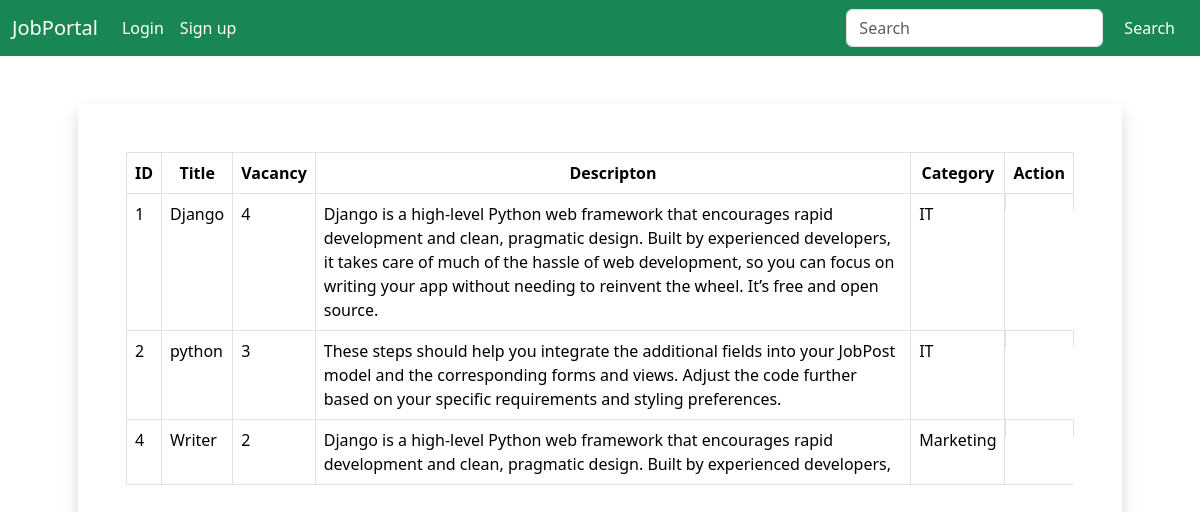
Screenshot of /joblist with the database file from the repository.
### app/models.py (models this page shows)
class JobPost(models.Model):
    CATEGORY_CHOICES = (
        ('IT', 'Information Technology'),
        ('Finance', 'Finance'),
        ('Marketing', 'Marketing'),
    )
    title = models.CharField(max_length=100)
    number_of_openings = models.IntegerField()
    job_description = models.TextField()
    category = models.CharField(max_length=50, choices=CATEGORY_CHOICES)
    recruiter = models.ForeignKey(CustomUser, on_delete=models.CASCADE)
    jobseeker = models.ManyToManyField(CustomUser, related_name='job_applications', blank=True)

### app/views.py (the view)
# urls.py: path('joblist',views.job_post_list,name="joblist"),
def job_post_list(request):
    job_posts = JobPost.objects.all()
    return render(request, 'job_post_list.html', {'job_posts': job_posts})

### app/templates/job_post_list.html (shortened to what this page needs)
{% extends "base.html" %}
{% block content %}
<div class="container mx-auto p-5">
    <div class="p-5 shadow">
        <table class="table table-bordered">
            <thead>
                <tr>
                    <th class="text-center">ID</th>
                    <th class="text-center">Title</th>
                    <th class="text-center">Vacancy</th>
                    <th class="text-center">Descripton</th>
                    <th class="text-center">Category</th>
                    <th class="text-center">Action</th>
                </tr>
            </thead>
            <tbody>
                {% for i in job_posts %}
                <tr>
                    <td>{{i.id}}</td>
                    <td>{{i.title}}</td>
                    <td>{{i.number_of_openings}}</td>
                    <td>{{i.job_description}}</td>
                    <td>{{i.category}}</td>
                    <td class="d-flex gap-2">
                    </td>
                </tr>
                {% endfor %}
            </tbody>
        </table>
    </div>
</div>
{% endblock content %}

### rows the page displays
JobPost: id "1", title "Django", number_of_openings "4", job_description "Django is a high-level Python web framework that encourages rapid development and clean, pragmatic design. Built by experienced developers, it takes care of much of the hassle of web development, so you can focus on writing your app without needing to reinvent the wheel. It’s free and open source.", category "IT"
JobPost: id "2", title "python", number_of_openings "3", job_description "These steps should help you integrate the additional fields into your JobPost model and the corresponding forms and views. Adjust the code further based on your specific requirements and styling preferences.", category "IT"
JobPost: id "4", title "Writer", number_of_openings "2", job_description "Django is a high-level Python web framework that encourages rapid development and clean, pragmatic design. Built by experienced developers,", category "Marketing"
